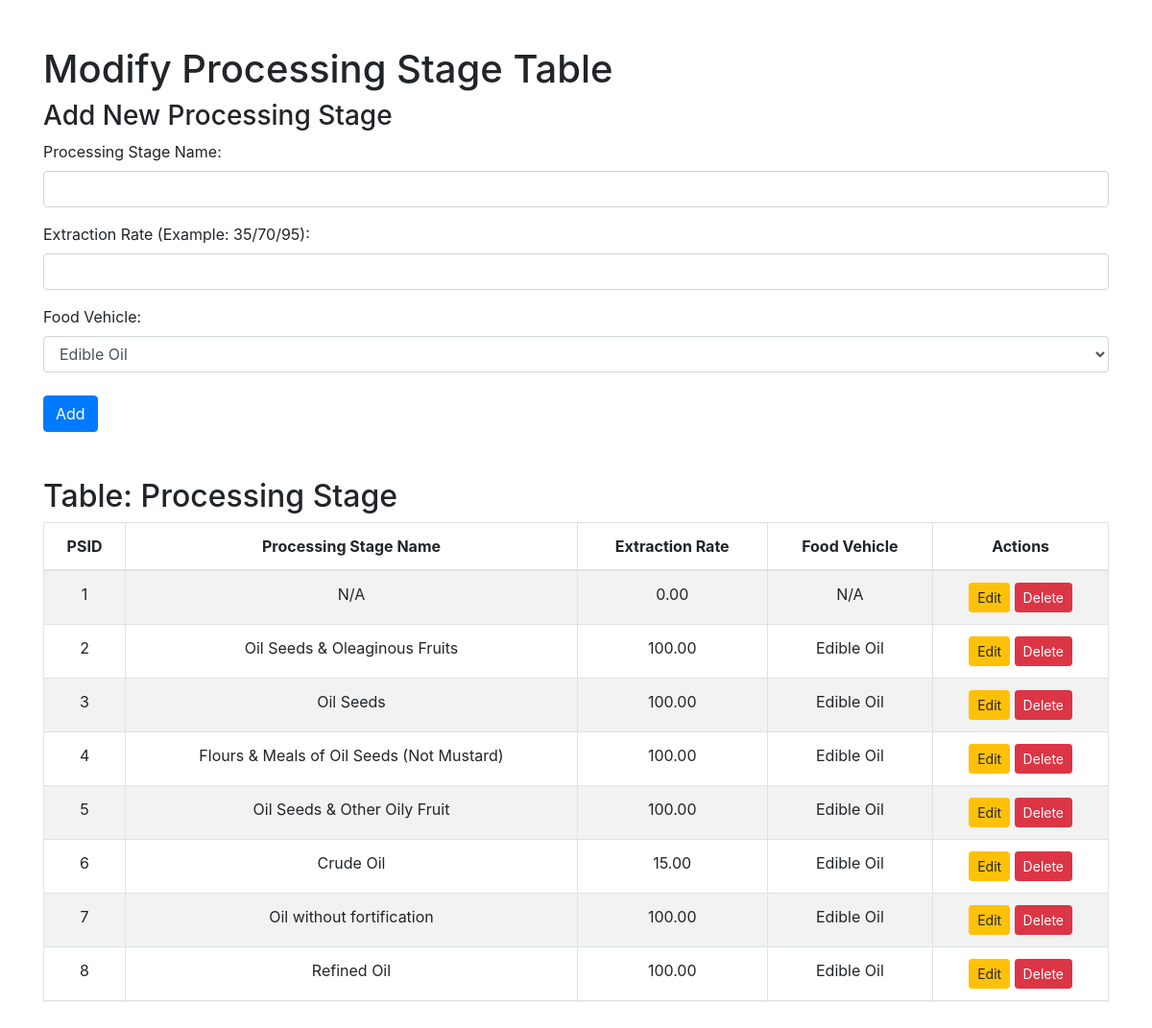
The page /input_tables/input_processing_stage.php on the database its author committed.
### tables this page shows
CREATE TABLE `processingstage` (
  `PSID` int(11) NOT NULL,
  `ProcessingStageName` varchar(255) NOT NULL,
  `ExtractionRate` decimal(10,2) DEFAULT NULL,
  `VehicleID` int(11) DEFAULT NULL
);

CREATE TABLE `foodvehicle` (
  `VehicleID` int(11) NOT NULL,
  `VehicleName` varchar(50) NOT NULL
);

### input_tables/input_processing_stage.php (the view, shortened to what this page needs)
<?php
include('../db_connect.php');
?>
<!DOCTYPE html>
<html>
<head>
    <link href="https://cdnjs.cloudflare.com/ajax/libs/bootstrap/4.6.2/css/bootstrap.min.css" rel="stylesheet">
</head>
<body>
    <div class="container mt-5">
        <h1>Modify Processing Stage Table</h1>
        <h3>Add New Processing Stage</h3>
        <form method="post" action="input_processing_stage.php" class="mb-4">
            <div class="form-group">
                <label for="processingStageName">Processing Stage Name:</label>
                <input type="text" id="processingStageName" name="processingStageName" class="form-control" required>
            </div>
            <div class="form-group">
                <label for="extractionRate">Extraction Rate (Example: 35/70/95):</label>
                <input type="number" step="0.01" id="extractionRate" name="extractionRate" class="form-control">
            </div>
            <div class="form-group">
                <label for="vehicleID">Food Vehicle:</label>
                <select id="vehicleID" name="vehicleID" class="form-control" required>
                    <?php
                    $foodVehicleResult = $conn->query("SELECT VehicleID, VehicleName FROM foodvehicle ORDER BY VehicleName ASC");
                    while ($foodVehicleRow = $foodVehicleResult->fetch_assoc()) {
                        echo "<option value='{$foodVehicleRow['VehicleID']}'>" . htmlspecialchars($foodVehicleRow['VehicleName']) . "</option>";
                    }
                    ?>
                </select>
            </div>
            <button type="submit" class="btn btn-primary mt-2">Add</button>
        </form>
        <h2>Table: Processing Stage</h2>
        <div class="table-responsive">
            <table class="table table-bordered table-striped">
                <thead>
                    <tr>
                        <th>PSID</th>
                        <th>Processing Stage Name</th>
                        <th>Extraction Rate</th>
                        <th>Food Vehicle</th>
                        <th>Actions</th>
                    </tr>
                </thead>
                <tbody>
                    <?php
                    $result = $conn->query("SELECT ps.PSID, ps.ProcessingStageName, ps.ExtractionRate, fv.VehicleName FROM processingstage ps JOIN foodvehicle fv ON ps.VehicleID = fv.VehicleID ORDER BY ps.PSID");
                    while ($row = $result->fetch_assoc()) {
                        echo "<tr>";
                        echo "<td>" . htmlspecialchars($row['PSID']) . "</td>";
                        echo "<td>" . htmlspecialchars($row['ProcessingStageName']) . "</td>";
                        echo "<td>" . htmlspecialchars($row['ExtractionRate']) . "</td>";
                        echo "<td>" . htmlspecialchars($row['VehicleName']) . "</td>";
                        echo "<td>";
                        echo "<a href='?action=edit&id=" . $row['PSID'] . "' class='btn btn-warning btn-sm'>Edit</a> ";
                        echo "<a href='?action=delete&id=" . $row['PSID'] . "' class='btn btn-danger btn-sm' onclick=\"return confirm('Are you sure you want to delete this record?');\">Delete</a>";
                        echo "</td>";
                        echo "</tr>";
                    }
                    ?>
                </tbody>
            </table>
        </div>
    </div>
</body>
</html>

### input_tables/input_processing_stage.php (style rules this page uses)
table th, table td { text-align: center; vertical-align: middle; }
.table-responsive { max-height: 500px; overflow-y: auto; }
.table thead th { position: sticky; top: 0; background-color: #fff; z-index: 1; }

### rows shown on the page
processingstage: PSID "1", ProcessingStageName "N/A", ExtractionRate "0.00", VehicleID.VehicleName "N/A"
processingstage: PSID "2", ProcessingStageName "Oil Seeds & Oleaginous Fruits", ExtractionRate "100.00", VehicleID.VehicleName "Edible Oil"
processingstage: PSID "3", ProcessingStageName "Oil Seeds", ExtractionRate "100.00", VehicleID.VehicleName "Edible Oil"
processingstage: PSID "4", ProcessingStageName "Flours & Meals of Oil Seeds (Not Mustard)", ExtractionRate "100.00", VehicleID.VehicleName "Edible Oil"
processingstage: PSID "5", ProcessingStageName "Oil Seeds & Other Oily Fruit", ExtractionRate "100.00", VehicleID.VehicleName "Edible Oil"
processingstage: PSID "6", ProcessingStageName "Crude Oil", ExtractionRate "15.00", VehicleID.VehicleName "Edible Oil"
processingstage: PSID "7", ProcessingStageName "Oil without fortification", ExtractionRate "100.00", VehicleID.VehicleName "Edible Oil"
processingstage: PSID "8", ProcessingStageName "Refined Oil", ExtractionRate "100.00", VehicleID.VehicleName "Edible Oil"

### other values the page prints
form field vehicleID "Edible Oil"
